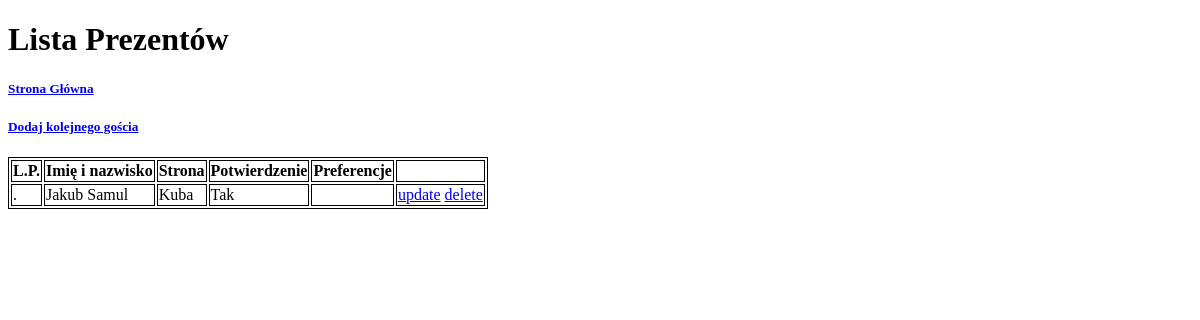
The page /guestslist/ (signed in) on the database as committed earlier.
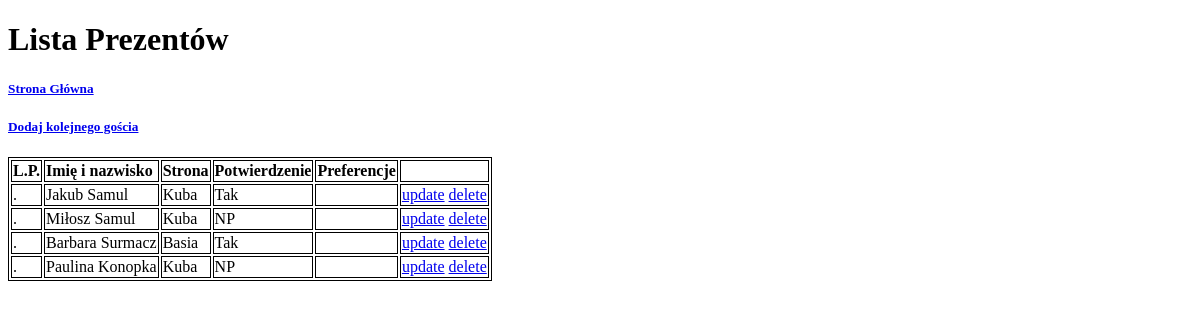
The same page on the database as committed later.
### love/models.py (models this page shows, shortened)
class Guests(models.Model):
    name = models.CharField(max_length=50)
    surname = models.CharField(max_length=50)
    side = models.ForeignKey(Side, models.PROTECT, null=True, blank=True)
    confirmation = models.ForeignKey(Confirmation, models.PROTECT, null=True, blank=True)

class Side(models.Model):
    class Meta:
        ordering = ('name',)
    name = models.CharField(max_length=50, unique=True)
    def __str__(self):
        return f'{self.name}'

class Confirmation(models.Model):
    class Meta:
        ordering = ('name',)
    name = models.CharField(max_length=50, unique=True)
    def __str__(self):
        return f'{self.name}'

### love/views.py (the view)
class GuestListView(SuperUserCheck, ListView):
    model = Guests
    template_name = 'guests_list.html'
    def get_context_data(self, *, object_list=None, **kwargs):
        queryset = object_list if object_list is not None else self.object_list
        form = GuestsSearchForm(self.request.GET)
        if form.is_valid():
            name = form.cleaned_data.get('name', '').strip()
            if name:
                queryset = queryset.filter(name__icontains=name)
        return super().get_context_data(
            form=form,
            object_list=queryset,
            **kwargs)

### love/views.py (called while the page is built)
    def test_func(self):
        return self.request.user.is_superuser

### love/templates/guests_list.html (shortened to what this page needs)
{% extends "base.html"%}
{% block content %}
<h1>Lista Prezentów</h1>
<h5><a href={% url "homepage" %}>Strona Główna</a> </h5>
{% if user.is_superuser %}
<h5><a href={% url "guests-add" %}>Dodaj kolejnego gościa</a></h5>
{% endif %}
    <table>
    <tr>
        <td><b>L.P.</b></td>
        <td><b>Imię i nazwisko</b></td>
        <td><b>Strona</b></td>
        <td><b>Potwierdzenie</b></td>
        <td><b>Preferencje</b></td>
        <td><b></b></td>
    </tr>
    {% for guest in guests_list %}
        <tr>
            <td>{{ page_obj.start_index|add:forloop.counter0 }}.</td>
            <td>{{ guest.name }} {{ guest.surname }}</td>
            <td>{{ guest.side|default:"-" }}</td>
            <td>{{ guest.confirmation|default:"NP" }}</td>
            <td></td>
            <td>
                {% if user.is_superuser %}
                <a href={% url "guests-update" guest.id %}>update</a>
                <a href={% url "guests-delete" guest.id %}>delete</a>
                {% endif %}
            </td>
        </tr>
    {% endfor %}
    </table>
{% endblock %}

### love/templates/base.html (shortened to what this page needs)
<!DOCTYPE html>
<html lang="en">
<head>
</head>
<body>
    {% block content %} {% endblock %}
</body>
</html>

### love/templates/guests_list.html (style rules this page uses)
table, td, td { border:1px solid black; }

Rows that differ between the two databases and show on the page:
added Guests: name "Miłosz", surname "Samul", side "Kuba", confirmation "NP"
added Guests: name "Barbara", surname "Surmacz", side "Basia", confirmation "Tak"
added Guests: name "Paulina", surname "Konopka", side "Kuba", confirmation "NP"
